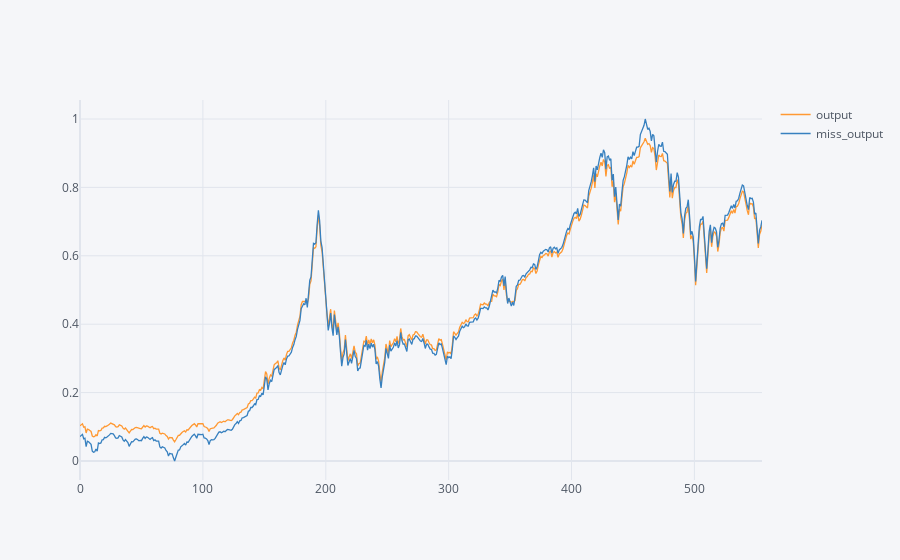

The code cell stored with this chart in its notebook:
### Code cell
init_notebook_mode(connected=True)
cf.go_offline()
my_results = {"output":np.array(output_lists),
              "miss_output":np.array(final_y_s[:556])}
#print(len(np.array(output_lists)))
#print(len(np.array(final_y_s)))
final_Data_Frame = pd.DataFrame(my_results)
final_Data_Frame.iplot()

### Figure 1 — Plotly figure (JSON) as saved in the notebook; plotly's stock layout.template omitted (floating-point values rounded to 4 significant figures; data arrays with more than 128 entries replaced by an {"elided": "..."} marker saying what was removed)
{"data": [{"line": {"color": "rgba(255, 153, 51, 1.0)", "dash": "solid", "shape": "linear", "width": 1.3}, "mode": "lines", "name": "output", "text": "", "type": "scatter", "x": {"elided": "556 int values"}, "y": {"elided": "556 float values"}}, {"line": {"color": "rgba(55, 128, 191, 1.0)", "dash": "solid", "shape": "linear", "width": 1.3}, "mode": "lines", "name": "miss_output", "text": "", "type": "scatter", "x": {"elided": "556 int values"}, "y": {"elided": "556 float values"}}], "layout": {"legend": {"bgcolor": "#F5F6F9", "font": {"color": "#4D5663"}}, "paper_bgcolor": "#F5F6F9", "plot_bgcolor": "#F5F6F9", "title": {"font": {"color": "#4D5663"}}, "xaxis": {"gridcolor": "#E1E5ED", "showgrid": true, "tickfont": {"color": "#4D5663"}, "title": {"font": {"color": "#4D5663"}, "text": ""}, "zerolinecolor": "#E1E5ED"}, "yaxis": {"gridcolor": "#E1E5ED", "showgrid": true, "tickfont": {"color": "#4D5663"}, "title": {"font": {"color": "#4D5663"}, "text": ""}, "zerolinecolor": "#E1E5ED"}}}
